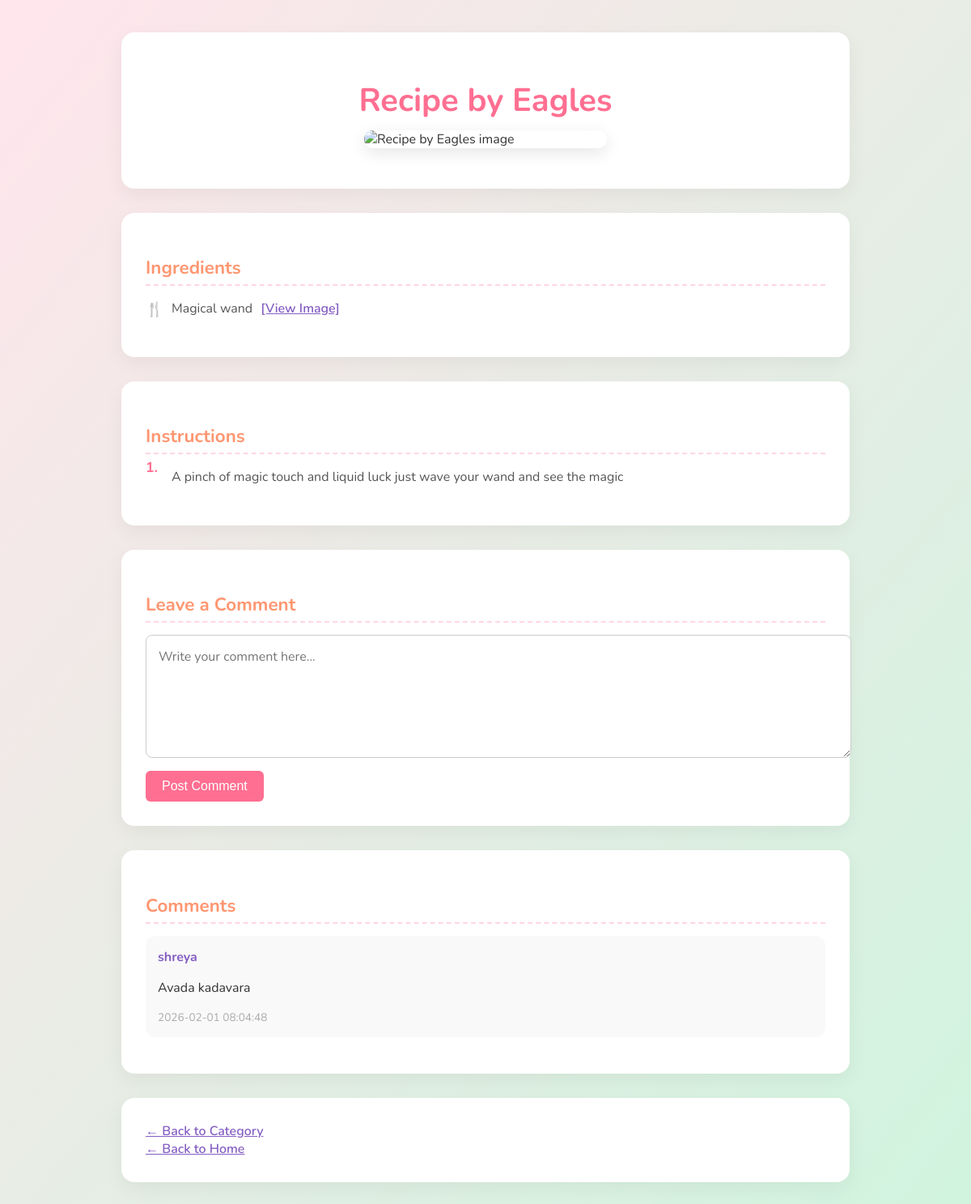
The app's page /recipe/34 with its own data.
### tables this page shows
CREATE TABLE "recipes" (
	"id"	INTEGER,
	"category_id"	INTEGER,
	"dish_image"	BLOB,
	"name"	TEXT,
	"ingredients"	TEXT,
	"instructions"	TEXT,
	PRIMARY KEY("id"),
	FOREIGN KEY("category_id") REFERENCES "categories"("id")
);

CREATE TABLE comments (
    id INTEGER PRIMARY KEY AUTOINCREMENT,
    recipe_id INTEGER NOT NULL,
    user_name TEXT NOT NULL,
    comment_text TEXT NOT NULL,
    created_at TIMESTAMP DEFAULT CURRENT_TIMESTAMP,
    FOREIGN KEY(recipe_id) REFERENCES recipes(id) ON DELETE CASCADE,
    CHECK(length(comment_text) <= 500)
    );

### app.py (the view)
@app.route('/recipe/<int:recipe_id>')
def recipe(recipe_id):
    db = get_db()
    recipe = db.execute('SELECT * FROM recipes WHERE id=?', (recipe_id,)).fetchone()
    comments = db.execute('SELECT * FROM comments WHERE recipe_id=? ORDER BY created_at DESC', (recipe_id,)).fetchall()
    return render_template('recipe.html', recipe=recipe, comments=comments)

### app.py (called while the page is built)
def get_db():
    db = getattr(g, '_database', None)
    if db is None:
        db = g._database = sqlite3.connect(DATABASE)
        db.row_factory = sqlite3.Row
    return db

@app.teardown_appcontext
def close_connection(exception):
    db = getattr(g, '_database', None)
    if db is not None:
        db.close()

### templates/recipe.html (shortened to what this page needs)
<!DOCTYPE html>
<html lang="en">
<head>
</head>
<body>
    <div class="container">
        <div class="card">
            <h1>{{ recipe.name }}</h1>
            <img src="/recipe_image/{{ recipe.id }}" alt="{{ recipe.name }} image">
        </div>
        <div class="card">
            <h3>Ingredients</h3>
            <ul class="bullet-list">
                {% for item in recipe.ingredients.split('\n') %}
                    {% if item.strip() %}
                        <li>
                            <div class="ingredient-content">
                                <span>{{ item }}</span>
                                <a href="https://unsplash.com/s/photos/{{ item | urlencode }}" target="_blank">[View Image]</a>
                            </div>
                        </li>
                    {% endif %}
                {% endfor %}
            </ul>
        </div>
        <div class="card">
            <h3>Instructions</h3>
            <ol class="bullet-list">
                {% for step in recipe.instructions.split('\n') %}
                    {% if step.strip() %}
                        <li>{{ step }}</li>
                    {% endif %}
                {% endfor %}
            </ol>
        </div>
        <div class="card comment-box">
            <h3>Leave a Comment</h3>
            <form action="/add_comment/{{ recipe.id }}" method="POST">
                <textarea name="comment" placeholder="Write your comment here..." required></textarea>
                <button type="submit">Post Comment</button>
            </form>
        </div>
        <div class="card comments">
            <h3>Comments</h3>
            {% for comment in comments %}
                <div class="comment">
                    <div class="username">{{ comment.user_name }}</div>
                    <p>{{ comment.comment_text }}</p>
                    <div class="created-at">{{ comment.created_at }}</div>
                </div>
            {% endfor %}
        </div>
        <div class="card">
            <a href="/category/{{ recipe.category_id }}">← Back to Category</a><br>
            <a href="/index">← Back to Home</a>
        </div>
    </div>
</body>
</html>

### templates/recipe.html (style rules this page uses)
body { margin: 0; padding: 40px; font-family: 'Nunito', sans-serif; background: linear-gradient(to bottom right, #ffe5ec, #d0f4de); color: #333; }
.container { max-width: 900px; margin: auto; display: grid; grid-template-columns: 1fr; gap: 30px; }
.card { background-color: #fff; border-radius: 16px; box-shadow: 0 8px 24px rgba(0,0,0,0.05); padding: 30px; transition: transform 0.2s ease; }
h1 { font-size: 2.5rem; color: #ff6f91; margin-bottom: 10px; text-align: center; }
h3 { font-size: 1.4rem; color: #ff9671; margin-bottom: 15px; border-bottom: 2px dashed #ffd6e0; padding-bottom: 5px; }
img { width: 300px; height: auto; border-radius: 16px; box-shadow: 0 6px 20px rgba(0,0,0,0.1); display: block; margin: 0 auto 20px auto; }
.bullet-list { list-style: none; padding-left: 0; }
.bullet-list li { position: relative; padding-left: 32px; margin-bottom: 12px; font-size: 1rem; color: #555; line-height: 1.6; display: flex; align-items: center; }
.bullet-list li::before { content: '🍴'; position: absolute; left: 0; top: 50%; transform: translateY(-50%); font-size: 1.1rem; }
.ingredient-content { display: flex; align-items: center; gap: 10px; }
ol.bullet-list { counter-reset: li; }
ol.bullet-list li { position: relative; padding-left: 32px; margin-bottom: 12px; font-size: 1rem; color: #555; line-height: 1.6; }
ol.bullet-list li::before { content: counter(li) "."; counter-increment: li; position: absolute; left: 0; top: 0; font-weight: bold; color: #ff6f91; }
a { color: #845ec2; text-decoration: underline; font-weight: 600; }
.comment-box textarea { width: 100%; height: 120px; padding: 15px; border-radius: 8px; border: 1px solid #ccc; font-family: 'Nunito', sans-serif; font-size: 1rem; }
.comment-box button { padding: 10px 20px; background-color: #ff6f91; color: white; border: none; border-radius: 6px; font-size: 1rem; cursor: pointer; margin-top: 10px; }
.comment { background-color: #f9f9f9; padding: 15px; border-radius: 12px; margin-bottom: 15px; }
.comment .username { font-weight: bold; color: #845ec2; }
.comment .created-at { font-size: 0.85rem; color: #aaa; }

### records on screen
recipes: name "Recipe by Eagles", ingredients "Magical wand", instructions "A pinch of magic touch and liquid luck just wave your wand and see the magic"
comments: user_name "shreya", comment_text "Avada kadavara", created_at "2026-02-01 08:04:48"
